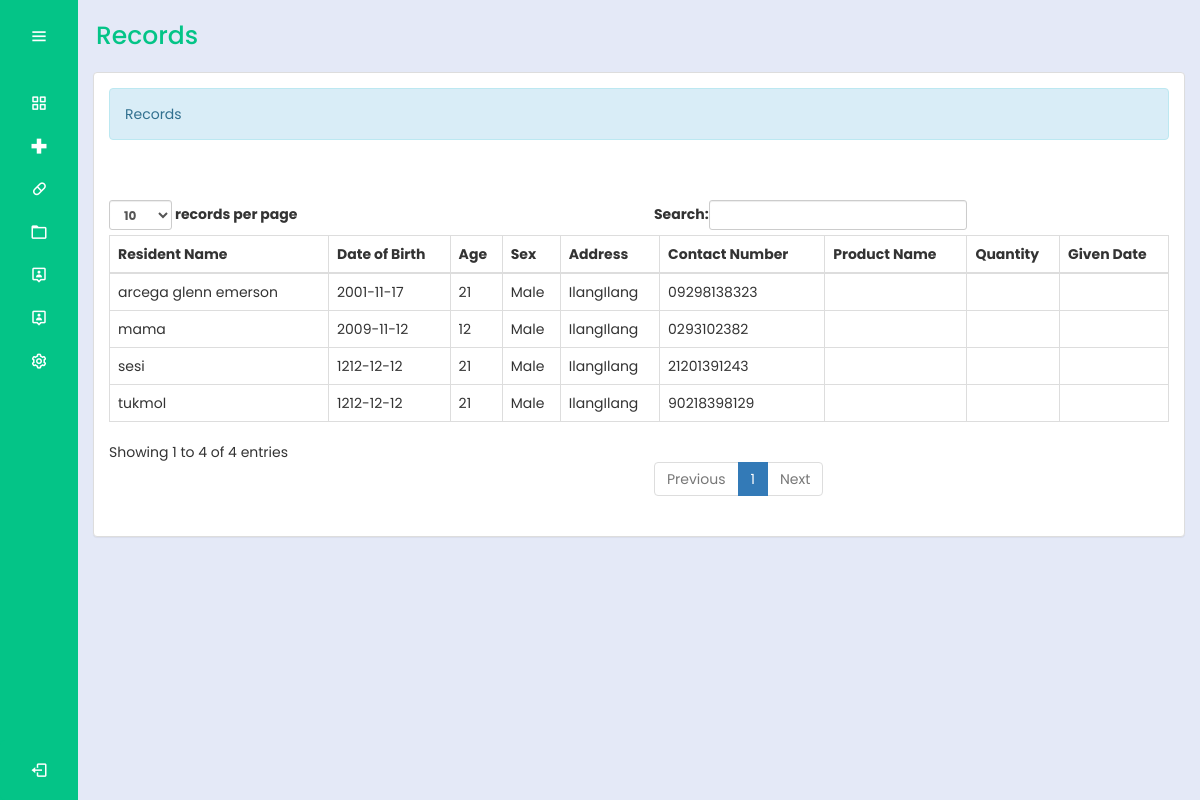
The page /bhw/records.php (signed in) on the database as committed earlier.
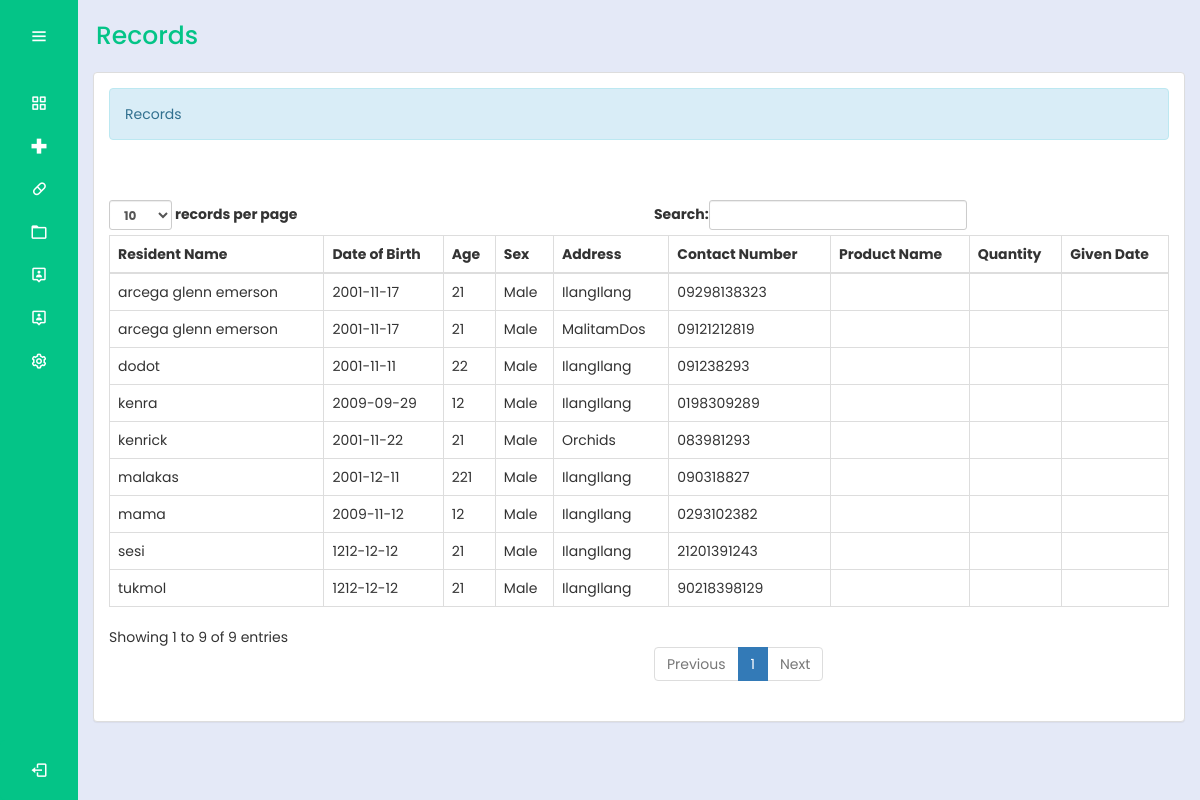
The same page on the database as committed later.
### tables this page shows
CREATE TABLE `residentrecords` (
  `residentId` int(30) NOT NULL,
  `productId` int(30) NOT NULL,
  `residentName` varchar(100) NOT NULL,
  `dateBirth` date NOT NULL,
  `age` int(10) NOT NULL,
  `sex` varchar(10) NOT NULL,
  `address` varchar(100) NOT NULL,
  `contactNumber` varchar(11) NOT NULL
);

### bhw/records.php (the view, shortened to what this page needs)
<?php
include "../connection/connect.php";
if(isset($_SESSION['user_data'])){
?>
<!DOCTYPE html>
<html lang="en">
<head>
  <link rel="stylesheet" href="../cssmainmenu/style.css">
  <link href='https://unpkg.com/boxicons@2.1.4/css/boxicons.min.css' rel='stylesheet'>
  <link rel = "stylesheet" type = "text/css" href = "../css/bootstrap.css " />
  <link rel = "stylesheet" type = "text/css" href = "../css/style.css" />
</head>
<body>
  <div class="sidebar">
    <div class="logo_details">
      <i class="bx bx-menu" id="btn"></i>
    </div>
    <ul class="nav-list">
      <li>
        <a href="Dashboard.php">
          <i class="bx bx-grid-alt"></i>
        </a>
      </li>
      <li>
        <a href="medicinerecords.php">
          <i class="bx bx-plus-medical"></i>
        </a>
      </li>
      <li>
        <a href="Contraceptives.php">
          <i class="bx bx-capsule"></i>
        </a>
      </li>
      <li>
        <a href="records.php">
          <i class="bx bx-folder"></i>
        </a>
      </li>
      <li>
          <a href="RegisteredUserAdmin.php">
            <i class="bx bx-user-pin"></i>
          </a>
      </li>
      <li>
          <a href="account.php">
            <i class="bx bx-user-pin"></i>
          </a>
        </li>
      <li>
        <a href="#">
          <i class="bx bx-cog"></i>
        </a>
      </li>
      <li class="profile">
        <div class="profile_details">
          <div class="profile_content">
            <a href="../logout.php">
            </a>
          </div>
        </div>
        <i class="bx bx-log-out" id="log_out"></i>
      </li>
    </ul>
  </div>
  <section class="home-section">
    <div class="text">Records</div>
    <div class = "container-fluid">
		<div class = "panel panel-default">
			<div class = "panel-body">
				<div class = "alert alert-info">Records</div>
				<br />
				<br />
				<table id = "table" class = "table table-bordered">
					<thead>
						<tr>
							<th>Resident Name</th>
							<th>Date of Birth</th>
							<th>Age</th>
							<th>Sex</th>
							<th>Address</th>
							<th>Contact Number</th>
							<th>Product Name</th>
							<th>Quantity</th>
							<th>Given Date</th>
						</tr>
					</thead>
					<tbody>
					<?php
						$query = $conn->query("SELECT * FROM `residentrecords`") or die(mysqli_error());
						while($fetch = $query->fetch_array()){
					?>
						<tr>
							<td><?php echo $fetch['residentName']?></td>
							<td><?php echo $fetch['dateBirth']?></td>
							<td><?php echo $fetch['age']?></td>
							<td><?php echo $fetch['sex']?></td>
							<td><?php echo $fetch['address']?></td>
							<td><?php echo $fetch['contactNumber']?></td>
							<td><?php echo $fetch['productName']?></td>
							<td><?php echo $fetch['quantity_req']?></td>
							<td><?php echo $fetch['givenDate']?></td>
						</tr>
					<?php
						}
					?>
					</tbody>
				</table>
			</div>
		</div>
	</div>
  </section>
</body>
</html>
<?php
}
else{
	header("Location:.././index.php?error=UnAuthorized Access");
}

Rows that differ between the two databases and show on the page:
added residentrecords: residentName "malakas", dateBirth "2001-12-11", age "221", sex "Male", address "IlangIlang", contactNumber "090318827"
added residentrecords: residentName "arcega glenn emerson", dateBirth "2001-11-17", age "21", sex "Male", address "MalitamDos", contactNumber "09121212819"
added residentrecords: residentName "kenra", dateBirth "2009-09-29", age "12", sex "Male", address "IlangIlang", contactNumber "0198309289"
added residentrecords: residentName "kenrick", dateBirth "2001-11-22", age "21", sex "Male", address "Orchids", contactNumber "083981293"
added residentrecords: residentName "dodot", dateBirth "2001-11-11", age "22", sex "Male", address "IlangIlang", contactNumber "091238293"
Other text that changed with them:
text written by a page script: "records per page Search: Showing 1 to 4 of 4 entries Previous 1 Next" → "records per page Search: Showing 1 to 9 of 9 entries Previous 1 Next"
